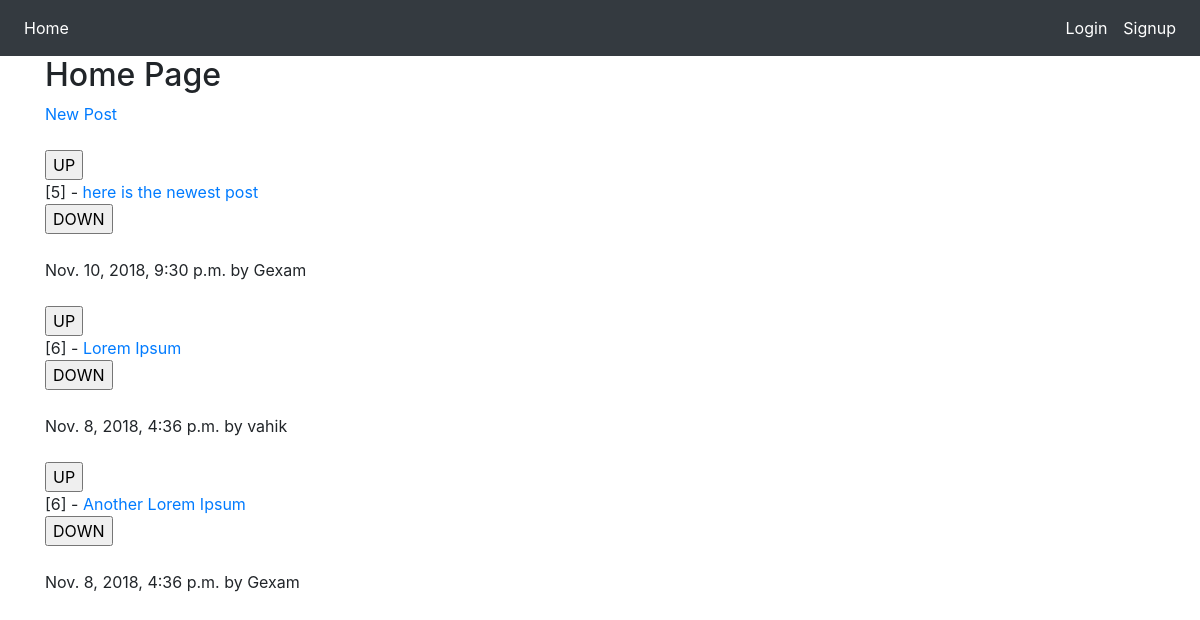
The page / on the database its author committed.
### posts/models.py (models this page shows)
class Post(models.Model):
    title = models.CharField(max_length=200)
    url = models.TextField()
    pub_date = models.DateTimeField()
    author = models.ForeignKey(User)
    votes_total = models.IntegerField(default=1)

### posts/views.py (the view)
# urls.py: url(r'^$', views.home, name="home"),
def home(request):
    posts = Post.objects.order_by('votes_total')
    return render(request, 'posts/home.html', {'posts': posts})

### posts/templates/posts/home.html (shortened to what this page needs)
{% extends 'base.html' %}
{% block content %}
<div class="container">
    <h2>Home Page</h2>
    <a href="{% url 'posts:create' %}">New Post</a>
    <br><br>
        {% for post in posts.all %}
            <form method="POST" action="{% url 'posts:upvote' post.id %}">
                <input type="submit" value="UP">
            </form>
            [{{ post.votes_total }}] - <a href="{{ post.url }}">{{ post.title }}</a>
            <form method="POST" action="{% url 'posts:downvote' post.id %}">
                <input type="submit" value="DOWN">
            </form>
            <br>
            {{ post.pub_date }} by {{ post.author.username }}
            <br><br>
        {% endfor %}
</div>
{% endblock %}

### templates/base.html (shortened to what this page needs)
<!DOCTYPE html>
<html lang="en">
<head>
    <link rel="stylesheet" href="https://maxcdn.bootstrapcdn.com/bootstrap/4.1.3/css/bootstrap.min.css">
</head>
<body>
    <nav class="navbar navbar-expand-sm bg-dark navbar-dark">
        <ul class="navbar-nav navbar-right">
            <li class="nav-item active">
              <a class="nav-link" href="{% url 'home' %}">Home</a>
            </li>
        </ul>
        <ul class="navbar-nav ml-auto">
            {% if user.is_authenticated %}
            <li class="nav-item active">
                <a class="nav-link" href="#" onclick="document.getElementById('logout').submit()">Logout</a>
                <form id="logout" method="POST" action="{% url 'accounts:logout' %}">
                    {% csrf_token %}
                    <input type="hidden">
                </form>
            </li>
            {% else %}
            <li class="nav-item active">
              <a class="nav-link" href="{% url 'accounts:login' %}">Login</a>
            </li>
            <li class="nav-item active">
              <a class="nav-link" href="{% url 'accounts:signup' %}">Signup</a>
            </li>
            {% endif %}
        </ul>
    </nav>
    {% block content %}
    {% endblock %}
</body>
</html>

### rows shown on the page
Post: votes_total "5", title "here is the newest post", pub_date "Nov. 10, 2018, 9:30 p.m.", author.username "Gexam"
Post: votes_total "6", title "Lorem Ipsum", pub_date "Nov. 8, 2018, 4:36 p.m.", author.username "vahik"
Post: votes_total "6", title "Another Lorem Ipsum", pub_date "Nov. 8, 2018, 4:36 p.m.", author.username "Gexam"
